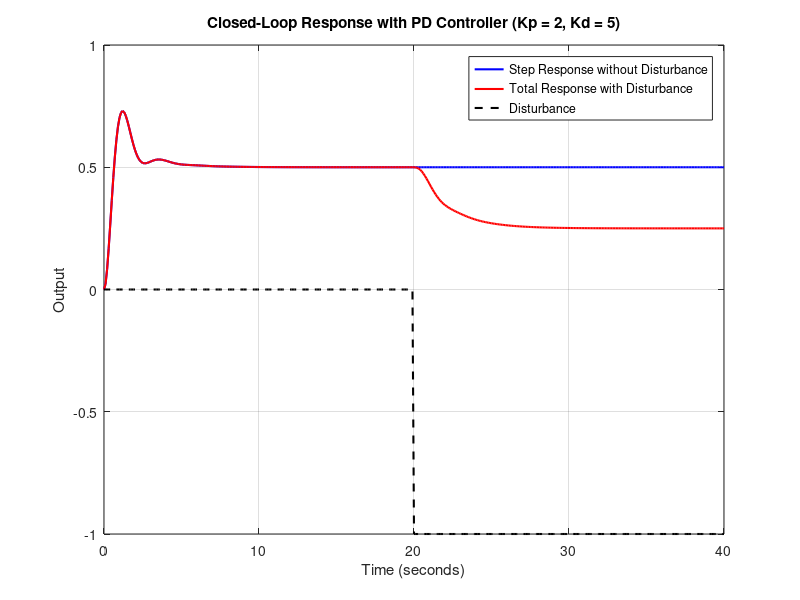

The MATLAB source for this figure:
% تعریف پارامترهای کنترلکننده PD
Kp = 2;
Kd = 5;  % میتوانید این مقدار را تغییر دهید و تاثیر آن را بررسی کنید

% تعریف تابع تبدیل سیستم باز
num = 1;
den = [1 3 4 2];
G = tf(num, den);

% تعریف تابع تبدیل کنترلکننده PD
C = tf([Kd Kp], 1);

% تشکیل تابع تبدیل حلقه باز سیستم با کنترلکننده
G_open = series(C, G);

% تشکیل تابع تبدیل حلقه بسته با فیدبک واحد
G_closed = feedback(G_open, 1);

% تعریف تابع تبدیل اغتشاش به خروجی
G_dist = feedback(G, C);

% شبیهسازی پاسخ پله و اعمال اغتشاش در زمان t = 20 ثانیه
t = 0:0.1:40; % بازه زمانی شبیهسازی
u = ones(size(t)); % ورودی پله واحد
dist = -1 * (t >= 20); % اغتشاش پله در زمان t = 20 ثانیه

% شبیهسازی پاسخ سیستم به ورودی پله و اغتشاش
[y, t, x] = lsim(G_closed, u, t);
[y_dist, t, x_dist] = lsim(G_dist, dist, t);

% ترکیب پاسخ به ورودی پله و اغتشاش
y_total = y + y_dist;

% رسم نتایج
figure;
plot(t, y, 'b', 'LineWidth', 1.5); hold on;
plot(t, y_total, 'r', 'LineWidth', 1.5);
plot(t, dist, 'k--', 'LineWidth', 1.5);
legend('Step Response without Disturbance', 'Total Response with Disturbance', 'Disturbance');
title(['Closed-Loop Response with PD Controller (Kp = ' num2str(Kp) ', Kd = ' num2str(Kd) ')']);
xlabel('Time (seconds)');
ylabel('Output');
grid on;
